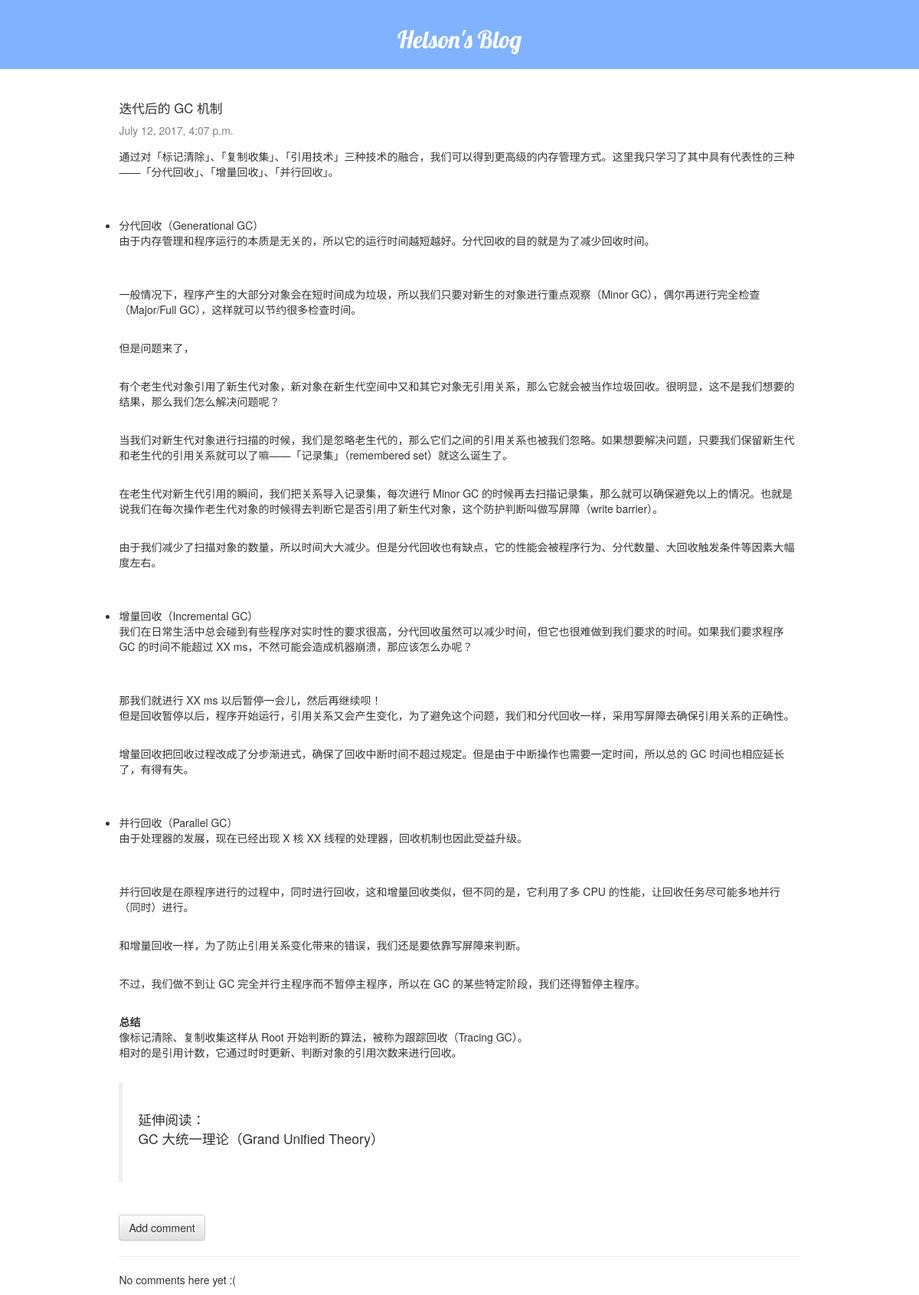
Screenshot of /post/9/ with the database file from the repository.
### blog/models.py (models this page shows, shortened)
class Post(models.Model):
    author = models.ForeignKey('auth.User')
    title = models.CharField(max_length=200)
    text = models.TextField()
    created_date = models.DateTimeField(
            default=timezone.now)
    published_date = models.DateTimeField(
            blank=True, null=True)

### blog/views.py (the view)
# urls.py: url(r'^post/(?P<pk>\d+)/$', views.post_detail, name='post_detail'),
def post_detail(request, pk):
    post = get_object_or_404(Post, pk=pk)
    return render(request, 'blog/post_detail.html', {'post': post})

### blog/templatetags/custom_markdown.py (called while the page is built)
@register.filter(is_safe=True)
@stringfilter
def custom_markdown(value):
    return mark_safe(markdown.markdown(value,
                       extensions = ['markdown.extensions.fenced_code', 'markdown.extensions.codehilite'],
                                       safe_mode = True, enable_attributes = False))

### blog/templates/blog/post_detail.html (shortened to what this page needs)
<!DOCTYPE html>
{% extends 'blog/base.html' %}
{% load custom_markdown %}
{% block content %}
    <div class="post">
        <div class="post-header">
            <h3>{{ post.title }}</h3>
            {% if post.published_date %}
                <div class="date">
                    {{ post.published_date }}
                </div>
            {% endif %}
        </div>
        <div class="post-content">
            <p>{{ post.text|custom_markdown|linebreaksbr }}</p>
        </div>
    </div>
    {% if post.published_date %}
        <a href="{% url 'add_comment_to_post' pk=post.pk %}" class="btn btn-default">Add comment</a>
        <hr>
        {% for comment in post.comments.all %}
            <div class="comment">
                <strong>{{ comment.author }}</strong>
                {% if user.is_authenticated %}
                    <a class="btn btn-default" href="{% url 'comment_remove' pk=comment.pk %}"><span class="glyphicon glyphicon-remove"></span></a>
                {% endif %}
                <div class="date">
                    {{ comment.created_date }}
                </div>
                <p class="comment-content">{{ comment.text|linebreaks }}</p>
            </div>
        {% empty %}
            <p>No comments here yet :(</p>
        {% endfor %}
    {% else %}
        <a class="btn btn-default" href="{% url 'post_publish' pk=post.pk %}">Publish</a>
    {% endif %}
{% endblock %}

### blog/static/css/mysite.css (style rules this page uses)
* { margin: 0; padding: 0; }
html { font-size: 15px; }
h3 { font-size: 1.2em; }
.post { margin-bottom: 3em; }
.post-header { margin-bottom: 1em; }
.date { color: #828282; text-align: left; margin: auto; }

### rows the page displays
Post: title "迭代后的 GC 机制", published_date "July 12, 2017, 4:07 p.m.", text|custom_markdown "通过对「标记清除」、「复制收集」、「引用技术」三种技术的融合，我们可以得到更高级的内存管理方式。这里我只学习了其中具有代表性的三种——「分代回收」、「增量回收」、「并行回收」。 分代回收（Generational GC） 由于内存管理和程序运行的本质是无关的，所以它的运行时间越短越好。分代回收的目的就是为了减少回收时间。 一般情况下，程序产生的大部分对象会在短时间成为垃圾，所以我们只要对新生的对象进行重点观察（Minor GC），偶尔再进行完全检查（Major/Full GC），这样就可以节约很多检查时间。 但是问题来了， 有个老生代对象引用了新生代对象，新对象在新生代空间中又和其它对象无引用关系，那么它就会被当作垃圾回收。很明显，这不是我们想要的结果，那么我们怎么解决问题呢？ 当我们对新生代对象进行扫描的时候，我们是忽略老生代的，那么它们之间的引用关系也被我们忽略。如果想要解决问题，只要我们保留新生代和老生代的引用关系就可以了嘛——「记录集」（remembered set）就这么诞生了。 在老生代对新生代引用的瞬间，我们把关系导入记录集，每次进行 Minor GC 的时候再去扫描记录集，那么就可以确保避免以上的情况。也就是说我们在每次操作老生代对象的时候得去判断它是否引用了新生代对象，这个防护判断叫做写屏障（write barrier）。 由于我们减少了扫描对象的数量，所以时间大大减少。但是分代回收也有缺点，它的性能会被程序行为、分代数量、大回收触发条件等因素大幅度左右。 增量回收（Incremental GC）…"
